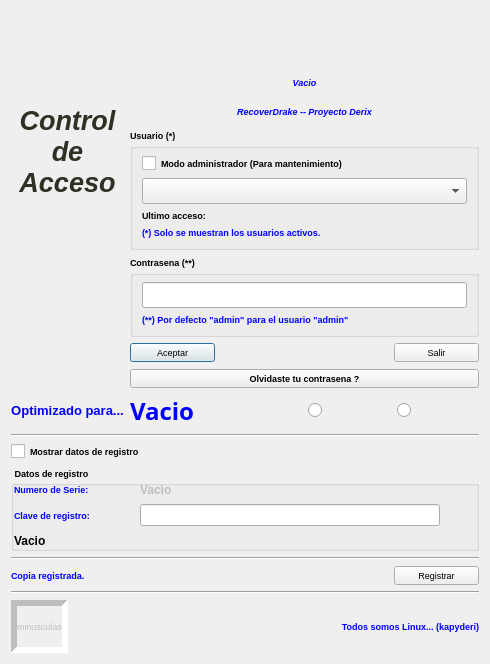
 <widget class="QDialog" name="acceso">
  <property name="windowModality">
   <enum>Qt::NonModal</enum>
  </property>
  <property name="enabled">
   <bool>true</bool>
  </property>
  <property name="geometry">
   <rect>
    <x>0</x>
    <y>0</y>
    <width>490</width>
    <height>664</height>
   </rect>
  </property>
  <property name="sizePolicy">
   <sizepolicy hsizetype="Minimum" vsizetype="Minimum">
    <horstretch>0</horstretch>
    <verstretch>0</verstretch>
   </sizepolicy>
  </property>
  <property name="maximumSize">
   <size>
    <width>490</width>
    <height>664</height>
   </size>
  </property>
  <property name="font">
   <font>
    <pointsize>7</pointsize>
   </font>
  </property>
  <property name="acceptDrops">
   <bool>false</bool>
  </property>
  <property name="windowTitle">
   <string>Datos de acceso</string>
  </property>
  <property name="windowIcon">
   <iconset resource="recoverdrake.qrc">
    <normaloff>:/Imagenes/stop.png</normaloff>:/Imagenes/stop.png</iconset>
  </property>
  <property name="styleSheet">
   <string notr="true"/>
  </property>
  <property name="modal">
   <bool>false</bool>
  </property>
  <layout class="QGridLayout" name="gridLayout_7">
   <item row="2" column="1" colspan="4">
    <widget class="QGroupBox" name="groupBox">
     <property name="font">
      <font>
       <weight>75</weight>
       <bold>true</bold>
      </font>
     </property>
     <property name="title">
      <string>Usuario (*)</string>
     </property>
     <layout class="QGridLayout" name="gridLayout">
      <item row="0" column="0" colspan="2">
       <widget class="QCheckBox" name="checkBox">
        <property name="toolTip">
         <string>Si se marca aparece el usuario de mantenimiento</string>
        </property>
        <property name="statusTip">
         <string>Si se marca aparece el usuario de mantenimiento</string>
        </property>
        <property name="whatsThis">
         <string>Si se marca aparece el usuario de mantenimiento</string>
        </property>
        <property name="styleSheet">
         <string notr="true">font: 7pt &quot;Sans Serif&quot;;
font: bold;</string>
        </property>
        <property name="text">
         <string>Modo administrador (Para mantenimiento)</string>
        </property>
       </widget>
      </item>
      <item row="1" column="0" colspan="2">
       <widget class="QComboBox" name="comboBox">
        <property name="font">
         <font>
          <family>Sans Serif</family>
          <pointsize>10</pointsize>
          <weight>75</weight>
          <italic>false</italic>
          <bold>true</bold>
         </font>
        </property>
        <property name="toolTip">
         <string>Usuarios activos</string>
        </property>
        <property name="statusTip">
         <string>Usuarios activos</string>
        </property>
        <property name="whatsThis">
         <string>Usuarios activos</string>
        </property>
        <property name="styleSheet">
         <string notr="true">font: 10pt &quot;Sans Serif&quot;;
font: Bold;</string>
        </property>
       </widget>
      </item>
      <item row="2" column="0">
       <widget class="QLabel" name="label_13">
        <property name="maximumSize">
         <size>
          <width>85</width>
          <height>16777215</height>
         </size>
        </property>
        <property name="styleSheet">
         <string notr="true">font: 7pt &quot;Sans Serif&quot;;
font: bold;</string>
        </property>
        <property name="text">
         <string>Ultimo acceso:</string>
        </property>
       </widget>
      </item>
      <item row="2" column="1">
       <widget class="QLabel" name="label_14">
        <property name="styleSheet">
         <string notr="true">font: 7pt &quot;Sans Serif&quot;;
font: bold;</string>
        </property>
        <property name="text">
         <string/>
        </property>
        <property name="alignment">
         <set>Qt::AlignRight|Qt::AlignTrailing|Qt::AlignVCenter</set>
        </property>
       </widget>
      </item>
      <item row="3" column="0" colspan="2">
       <widget class="QLabel" name="label">
        <property name="text">
         <string>&lt;!DOCTYPE HTML PUBLIC &quot;-//W3C//DTD HTML 4.0//EN&quot; &quot;http://www.w3.org/TR/REC-html40/strict.dtd&quot;&gt;
&lt;html&gt;&lt;head&gt;&lt;meta name=&quot;qrichtext&quot; content=&quot;1&quot; /&gt;&lt;style type=&quot;text/css&quot;&gt;
p, li { white-space: pre-wrap; }
&lt;/style&gt;&lt;/head&gt;&lt;body style=&quot; font-family:'Sans Serif'; font-size:9pt; font-weight:400; font-style:normal;&quot;&gt;
&lt;p style=&quot; margin-top:0px; margin-bottom:0px; margin-left:0px; margin-right:0px; -qt-block-indent:0; text-indent:0px;&quot;&gt;&lt;span style=&quot; font-size:7pt; font-weight:600; color:#0000ff;&quot;&gt;(*) Solo se muestran los usuarios activos.&lt;/span&gt;&lt;/p&gt;&lt;/body&gt;&lt;/html&gt;</string>
        </property>
       </widget>
      </item>
     </layout>
    </widget>
   </item>
   <item row="3" column="1" colspan="4">
    <widget class="QGroupBox" name="groupBox_2">
     <property name="font">
      <font>
       <weight>75</weight>
       <bold>true</bold>
      </font>
     </property>
     <property name="title">
      <string>Contrasena (**)</string>
     </property>
     <layout class="QGridLayout" name="gridLayout_8">
      <item row="0" column="0">
       <layout class="QGridLayout" name="gridLayout_2">
        <item row="0" column="0">
         <widget class="QLineEdit" name="lineEdit_2">
          <property name="sizePolicy">
           <sizepolicy hsizetype="Preferred" vsizetype="Fixed">
            <horstretch>0</horstretch>
            <verstretch>0</verstretch>
           </sizepolicy>
          </property>
          <property name="font">
           <font>
            <family>Sans Serif</family>
            <pointsize>10</pointsize>
            <weight>75</weight>
            <italic>false</italic>
            <bold>true</bold>
           </font>
          </property>
          <property name="toolTip">
           <string>Clave de acceso del usuario seleccionado</string>
          </property>
          <property name="statusTip">
           <string>Clave de acceso del usuario seleccionado</string>
          </property>
          <property name="whatsThis">
           <string>Clave de acceso del usuario seleccionado</string>
          </property>
          <property name="styleSheet">
           <string notr="true">font: 10pt &quot;Sans Serif&quot;;
font: Bold;</string>
          </property>
          <property name="echoMode">
           <enum>QLineEdit::Password</enum>
          </property>
         </widget>
        </item>
        <item row="1" column="0">
         <widget class="QLabel" name="label_2">
          <property name="text">
           <string>&lt;!DOCTYPE HTML PUBLIC &quot;-//W3C//DTD HTML 4.0//EN&quot; &quot;http://www.w3.org/TR/REC-html40/strict.dtd&quot;&gt;
&lt;html&gt;&lt;head&gt;&lt;meta name=&quot;qrichtext&quot; content=&quot;1&quot; /&gt;&lt;style type=&quot;text/css&quot;&gt;
p, li { white-space: pre-wrap; }
&lt;/style&gt;&lt;/head&gt;&lt;body style=&quot; font-family:'Sans Serif'; font-size:9pt; font-weight:400; font-style:normal;&quot;&gt;
&lt;p style=&quot; margin-top:0px; margin-bottom:0px; margin-left:0px; margin-right:0px; -qt-block-indent:0; text-indent:0px;&quot;&gt;&lt;span style=&quot; font-size:7pt; font-weight:600; color:#0000ff;&quot;&gt;(**) Por defecto &amp;quot;admin&amp;quot; para el usuario &amp;quot;admin&amp;quot;&lt;/span&gt;&lt;/p&gt;&lt;/body&gt;&lt;/html&gt;</string>
          </property>
         </widget>
        </item>
       </layout>
      </item>
     </layout>
    </widget>
   </item>
   <item row="4" column="2" colspan="2">
    <spacer name="horizontalSpacer">
     <property name="orientation">
      <enum>Qt::Horizontal</enum>
     </property>
     <property name="sizeHint" stdset="0">
      <size>
       <width>40</width>
       <height>20</height>
      </size>
     </property>
    </spacer>
   </item>
   <item row="7" column="0" colspan="5">
    <widget class="Line" name="line">
     <property name="orientation">
      <enum>Qt::Horizontal</enum>
     </property>
    </widget>
   </item>
   <item row="4" column="1">
    <widget class="QPushButton" name="pushButton">
     <property name="minimumSize">
      <size>
       <width>85</width>
       <height>0</height>
      </size>
     </property>
     <property name="maximumSize">
      <size>
       <width>85</width>
       <height>16777215</height>
      </size>
     </property>
     <property name="toolTip">
      <string>Continuar con RecoverDrake</string>
     </property>
     <property name="statusTip">
      <string>Continuar con RecoverDrake</string>
     </property>
     <property name="whatsThis">
      <string>Continuar con RecoverDrake</string>
     </property>
     <property name="text">
      <string>Aceptar</string>
     </property>
     <property name="icon">
      <iconset resource="recoverdrake.qrc">
       <normaloff>:/Imagenes/good.png</normaloff>:/Imagenes/good.png</iconset>
     </property>
     <property name="iconSize">
      <size>
       <width>25</width>
       <height>25</height>
      </size>
     </property>
    </widget>
   </item>
   <item row="13" column="0" colspan="5">
    <widget class="Line" name="line_3">
     <property name="orientation">
      <enum>Qt::Horizontal</enum>
     </property>
    </widget>
   </item>
   <item row="0" column="1" colspan="4">
    <widget class="QLabel" name="label_3">
     <property name="text">
      <string>&lt;!DOCTYPE HTML PUBLIC &quot;-//W3C//DTD HTML 4.0//EN&quot; &quot;http://www.w3.org/TR/REC-html40/strict.dtd&quot;&gt;
&lt;html&gt;&lt;head&gt;&lt;meta name=&quot;qrichtext&quot; content=&quot;1&quot; /&gt;&lt;style type=&quot;text/css&quot;&gt;
p, li { white-space: pre-wrap; }
&lt;/style&gt;&lt;/head&gt;&lt;body style=&quot; font-family:'Sans Serif'; font-size:8pt; font-weight:400; font-style:normal;&quot;&gt;
&lt;p align=&quot;center&quot; style=&quot; margin-top:0px; margin-bottom:0px; margin-left:0px; margin-right:0px; -qt-block-indent:0; text-indent:0px;&quot;&gt;&lt;img src=&quot;:/Imagenes/RDrake1.png&quot; width=&quot;310&quot; height=&quot;100&quot; /&gt;&lt;/p&gt;&lt;/body&gt;&lt;/html&gt;</string>
     </property>
    </widget>
   </item>
   <item row="8" column="0" colspan="2">
    <widget class="QCheckBox" name="checkBox_2">
     <property name="toolTip">
      <string>Muestra el el numero de serie y el registro</string>
     </property>
     <property name="statusTip">
      <string>Muestra el el numero de serie y el registro</string>
     </property>
     <property name="whatsThis">
      <string>Muestra el el numero de serie y el registro</string>
     </property>
     <property name="styleSheet">
      <string notr="true">font: 7pt &quot;Sans Serif&quot;;
font: bold;</string>
     </property>
     <property name="text">
      <string>Mostrar datos de registro</string>
     </property>
    </widget>
   </item>
   <item row="11" column="0" colspan="5">
    <widget class="Line" name="line_2">
     <property name="orientation">
      <enum>Qt::Horizontal</enum>
     </property>
    </widget>
   </item>
   <item row="14" column="0">
    <widget class="QLabel" name="label_16">
     <property name="enabled">
      <bool>false</bool>
     </property>
     <property name="sizePolicy">
      <sizepolicy hsizetype="Fixed" vsizetype="Minimum">
       <horstretch>0</horstretch>
       <verstretch>0</verstretch>
      </sizepolicy>
     </property>
     <property name="toolTip">
      <string>Muestra MAYUSCULAS/minusculas</string>
     </property>
     <property name="statusTip">
      <string>Muestra MAYUSCULAS/minusculas</string>
     </property>
     <property name="whatsThis">
      <string>Muestra MAYUSCULAS/minusculas</string>
     </property>
     <property name="frameShape">
      <enum>QFrame::Panel</enum>
     </property>
     <property name="frameShadow">
      <enum>QFrame::Sunken</enum>
     </property>
     <property name="lineWidth">
      <number>6</number>
     </property>
     <property name="text">
      <string>minusculas</string>
     </property>
     <property name="scaledContents">
      <bool>false</bool>
     </property>
     <property name="alignment">
      <set>Qt::AlignCenter</set>
     </property>
     <property name="wordWrap">
      <bool>false</bool>
     </property>
    </widget>
   </item>
   <item row="1" column="1" colspan="4">
    <layout class="QGridLayout" name="gridLayout_3">
     <item row="0" column="0">
      <widget class="QLabel" name="label_6">
       <property name="styleSheet">
        <string notr="true">font: 9pt &quot;Sans Serif&quot;;
color: rgb(0, 0, 255);
font: bold italic;</string>
       </property>
       <property name="text">
        <string>Vacio</string>
       </property>
       <property name="alignment">
        <set>Qt::AlignCenter</set>
       </property>
      </widget>
     </item>
     <item row="1" column="0">
      <widget class="QLabel" name="label_15">
       <property name="styleSheet">
        <string notr="true">font: 9pt &quot;Sans Serif&quot;;
color: rgb(0, 0, 255);
font: bold italic;</string>
       </property>
       <property name="text">
        <string>RecoverDrake -- Proyecto Derix</string>
       </property>
       <property name="alignment">
        <set>Qt::AlignCenter</set>
       </property>
      </widget>
     </item>
    </layout>
   </item>
   <item row="5" column="1" colspan="4">
    <widget class="QPushButton" name="pushButton_3">
     <property name="toolTip">
      <string>Recuperar usuario</string>
     </property>
     <property name="statusTip">
      <string>Recuperar usuario</string>
     </property>
     <property name="whatsThis">
      <string>Recuperar usuario</string>
     </property>
     <property name="styleSheet">
      <string notr="true">font: 9pt &quot;Sans Serif&quot;;
font: bold;</string>
     </property>
     <property name="text">
      <string>Olvidaste tu contrasena ?</string>
     </property>
    </widget>
   </item>
   <item row="12" column="0">
    <layout class="QGridLayout" name="gridLayout_5">
     <item row="0" column="1">
      <widget class="QLabel" name="label_12">
       <property name="styleSheet">
        <string notr="true">font: 12pt &quot;Sans Serif&quot;;
color: rgb(0, 0, 255);
font: bold;</string>
       </property>
       <property name="text">
        <string>Copia registrada.</string>
       </property>
       <property name="alignment">
        <set>Qt::AlignLeading|Qt::AlignLeft|Qt::AlignVCenter</set>
       </property>
      </widget>
     </item>
    </layout>
   </item>
   <item row="14" column="1" colspan="4">
    <widget class="QLabel" name="label_17">
     <property name="styleSheet">
      <string notr="true">font: 12pt &quot;Sans Serif&quot;;
color: rgb(0, 0, 255);
font: bold;</string>
     </property>
     <property name="text">
      <string>Todos somos Linux... (kapyderi)</string>
     </property>
     <property name="alignment">
      <set>Qt::AlignRight|Qt::AlignTrailing|Qt::AlignVCenter</set>
     </property>
    </widget>
   </item>
   <item row="12" column="4">
    <widget class="QPushButton" name="pushButton_4">
     <property name="toolTip">
      <string>Genera clave y registra al ser un programa totalmente gratuito</string>
     </property>
     <property name="statusTip">
      <string>Genera clave y registra al ser un programa totalmente gratuito</string>
     </property>
     <property name="whatsThis">
      <string>Genera clave y registra al ser un programa totalmente gratuito</string>
     </property>
     <property name="text">
      <string>Registrar</string>
     </property>
    </widget>
   </item>
   <item row="4" column="4">
    <widget class="QPushButton" name="pushButton_2">
     <property name="minimumSize">
      <size>
       <width>85</width>
       <height>0</height>
      </size>
     </property>
     <property name="toolTip">
      <string>Salir de RecoverDrake</string>
     </property>
     <property name="statusTip">
      <string>Salir de RecoverDrake</string>
     </property>
     <property name="whatsThis">
      <string>Salir de RecoverDrake</string>
     </property>
     <property name="text">
      <string>Salir</string>
     </property>
     <property name="icon">
      <iconset resource="recoverdrake.qrc">
       <normaloff>:/Imagenes/bad.png</normaloff>:/Imagenes/bad.png</iconset>
     </property>
     <property name="iconSize">
      <size>
       <width>25</width>
       <height>25</height>
      </size>
     </property>
    </widget>
   </item>
   <item row="6" column="1" colspan="2">
    <widget class="QLabel" name="label_4">
     <property name="palette">
      <palette>
       <active>
        <colorrole role="WindowText">
         <brush brushstyle="SolidPattern">
          <color alpha="255">
           <red>0</red>
           <green>0</green>
           <blue>255</blue>
          </color>
         </brush>
        </colorrole>
        <colorrole role="Button">
         <brush brushstyle="SolidPattern">
          <color alpha="255">
           <red>170</red>
           <green>170</green>
           <blue>127</blue>
          </color>
         </brush>
        </colorrole>
        <colorrole role="Text">
         <brush brushstyle="SolidPattern">
          <color alpha="255">
           <red>0</red>
           <green>0</green>
           <blue>255</blue>
          </color>
         </brush>
        </colorrole>
        <colorrole role="ButtonText">
         <brush brushstyle="SolidPattern">
          <color alpha="255">
           <red>0</red>
           <green>0</green>
           <blue>255</blue>
          </color>
         </brush>
        </colorrole>
        <colorrole role="Base">
         <brush brushstyle="SolidPattern">
          <color alpha="255">
           <red>170</red>
           <green>170</green>
           <blue>127</blue>
          </color>
         </brush>
        </colorrole>
        <colorrole role="Window">
         <brush brushstyle="SolidPattern">
          <color alpha="255">
           <red>170</red>
           <green>170</green>
           <blue>127</blue>
          </color>
         </brush>
        </colorrole>
       </active>
       <inactive>
        <colorrole role="WindowText">
         <brush brushstyle="SolidPattern">
          <color alpha="255">
           <red>0</red>
           <green>0</green>
           <blue>255</blue>
          </color>
         </brush>
        </colorrole>
        <colorrole role="Button">
         <brush brushstyle="SolidPattern">
          <color alpha="255">
           <red>170</red>
           <green>170</green>
           <blue>127</blue>
          </color>
         </brush>
        </colorrole>
        <colorrole role="Text">
         <brush brushstyle="SolidPattern">
          <color alpha="255">
           <red>0</red>
           <green>0</green>
           <blue>255</blue>
          </color>
         </brush>
        </colorrole>
        <colorrole role="ButtonText">
         <brush brushstyle="SolidPattern">
          <color alpha="255">
           <red>0</red>
           <green>0</green>
           <blue>255</blue>
          </color>
         </brush>
        </colorrole>
        <colorrole role="Base">
         <brush brushstyle="SolidPattern">
          <color alpha="255">
           <red>170</red>
           <green>170</green>
           <blue>127</blue>
          </color>
         </brush>
        </colorrole>
        <colorrole role="Window">
         <brush brushstyle="SolidPattern">
          <color alpha="255">
           <red>170</red>
           <green>170</green>
           <blue>127</blue>
          </color>
         </brush>
        </colorrole>
       </inactive>
       <disabled>
        <colorrole role="WindowText">
         <brush brushstyle="SolidPattern">
          <color alpha="255">
           <red>0</red>
           <green>0</green>
           <blue>255</blue>
          </color>
         </brush>
        </colorrole>
        <colorrole role="Button">
         <brush brushstyle="SolidPattern">
          <color alpha="255">
           <red>170</red>
           <green>170</green>
           <blue>127</blue>
          </color>
         </brush>
        </colorrole>
        <colorrole role="Text">
         <brush brushstyle="SolidPattern">
          <color alpha="255">
           <red>0</red>
           <green>0</green>
           <blue>255</blue>
          </color>
         </brush>
        </colorrole>
        <colorrole role="ButtonText">
         <brush brushstyle="SolidPattern">
          <color alpha="255">
           <red>0</red>
           <green>0</green>
           <blue>255</blue>
          </color>
         </brush>
        </colorrole>
        <colorrole role="Base">
         <brush brushstyle="SolidPattern">
          <color alpha="255">
           <red>170</red>
           <green>170</green>
           <blue>127</blue>
          </color>
         </brush>
        </colorrole>
        <colorrole role="Window">
         <brush brushstyle="SolidPattern">
          <color alpha="255">
           <red>170</red>
           <green>170</green>
           <blue>127</blue>
          </color>
         </brush>
        </colorrole>
       </disabled>
      </palette>
     </property>
     <property name="font">
      <font>
       <family>Sans Serif</family>
       <pointsize>18</pointsize>
       <weight>75</weight>
       <italic>false</italic>
       <bold>true</bold>
      </font>
     </property>
     <property name="styleSheet">
      <string notr="true">font: 18pt &quot;Sans Serif&quot;;
color: rgb(0, 0, 255);
font: Bold;</string>
     </property>
     <property name="text">
      <string>Vacio</string>
     </property>
     <property name="alignment">
      <set>Qt::AlignLeading|Qt::AlignLeft|Qt::AlignVCenter</set>
     </property>
    </widget>
   </item>
   <item row="6" column="0">
    <widget class="QLabel" name="label_5">
     <property name="palette">
      <palette>
       <active>
        <colorrole role="Button">
         <brush brushstyle="SolidPattern">
          <color alpha="255">
           <red>170</red>
           <green>170</green>
           <blue>127</blue>
          </color>
         </brush>
        </colorrole>
        <colorrole role="Text">
         <brush brushstyle="SolidPattern">
          <color alpha="255">
           <red>0</red>
           <green>0</green>
           <blue>255</blue>
          </color>
         </brush>
        </colorrole>
        <colorrole role="Base">
         <brush brushstyle="SolidPattern">
          <color alpha="255">
           <red>170</red>
           <green>170</green>
           <blue>127</blue>
          </color>
         </brush>
        </colorrole>
        <colorrole role="Window">
         <brush brushstyle="SolidPattern">
          <color alpha="255">
           <red>170</red>
           <green>170</green>
           <blue>127</blue>
          </color>
         </brush>
        </colorrole>
       </active>
       <inactive>
        <colorrole role="Button">
         <brush brushstyle="SolidPattern">
          <color alpha="255">
           <red>170</red>
           <green>170</green>
           <blue>127</blue>
          </color>
         </brush>
        </colorrole>
        <colorrole role="Text">
         <brush brushstyle="SolidPattern">
          <color alpha="255">
           <red>0</red>
           <green>0</green>
           <blue>255</blue>
          </color>
         </brush>
        </colorrole>
        <colorrole role="Base">
         <brush brushstyle="SolidPattern">
          <color alpha="255">
           <red>170</red>
           <green>170</green>
           <blue>127</blue>
          </color>
         </brush>
        </colorrole>
        <colorrole role="Window">
         <brush brushstyle="SolidPattern">
          <color alpha="255">
           <red>170</red>
           <green>170</green>
           <blue>127</blue>
          </color>
         </brush>
        </colorrole>
       </inactive>
       <disabled>
        <colorrole role="Button">
         <brush brushstyle="SolidPattern">
          <color alpha="255">
           <red>170</red>
           <green>170</green>
           <blue>127</blue>
          </color>
         </brush>
        </colorrole>
        <colorrole role="Text">
         <brush brushstyle="SolidPattern">
          <color alpha="255">
           <red>120</red>
           <green>122</green>
           <blue>124</blue>
          </color>
         </brush>
        </colorrole>
        <colorrole role="Base">
         <brush brushstyle="SolidPattern">
          <color alpha="255">
           <red>170</red>
           <green>170</green>
           <blue>127</blue>
          </color>
         </brush>
        </colorrole>
        <colorrole role="Window">
         <brush brushstyle="SolidPattern">
          <color alpha="255">
           <red>170</red>
           <green>170</green>
           <blue>127</blue>
          </color>
         </brush>
        </colorrole>
       </disabled>
      </palette>
     </property>
     <property name="font">
      <font>
       <pointsize>14</pointsize>
       <weight>75</weight>
       <bold>true</bold>
      </font>
     </property>
     <property name="text">
      <string>&lt;html&gt;&lt;head/&gt;&lt;body&gt;&lt;p&gt;&lt;span style=&quot; font-size:10pt; color:#0000ff;&quot;&gt;Optimizado para...&lt;/span&gt;&lt;/p&gt;&lt;/body&gt;&lt;/html&gt;</string>
     </property>
     <property name="alignment">
      <set>Qt::AlignCenter</set>
     </property>
    </widget>
   </item>
   <item row="6" column="3" colspan="2">
    <layout class="QGridLayout" name="gridLayout_6">
     <item row="0" column="0">
      <widget class="QRadioButton" name="radioButton">
       <property name="text">
        <string/>
       </property>
       <property name="icon">
        <iconset resource="recoverdrake.qrc">
         <normaloff>:/Imagenes/SPAIN.png</normaloff>:/Imagenes/SPAIN.png</iconset>
       </property>
       <property name="iconSize">
        <size>
         <width>30</width>
         <height>30</height>
        </size>
       </property>
      </widget>
     </item>
     <item row="0" column="1">
      <widget class="QRadioButton" name="radioButton_2">
       <property name="text">
        <string/>
       </property>
       <property name="icon">
        <iconset resource="recoverdrake.qrc">
         <normaloff>:/Imagenes/ingles.jpeg</normaloff>:/Imagenes/ingles.jpeg</iconset>
       </property>
       <property name="iconSize">
        <size>
         <width>30</width>
         <height>30</height>
        </size>
       </property>
      </widget>
     </item>
    </layout>
   </item>
   <item row="0" column="0" rowspan="6">
    <widget class="QLabel" name="label_7">
     <property name="text">
      <string>&lt;!DOCTYPE HTML PUBLIC &quot;-//W3C//DTD HTML 4.0//EN&quot; &quot;http://www.w3.org/TR/REC-html40/strict.dtd&quot;&gt;
&lt;html&gt;&lt;head&gt;&lt;meta name=&quot;qrichtext&quot; content=&quot;1&quot; /&gt;&lt;style type=&quot;text/css&quot;&gt;
p, li { white-space: pre-wrap; }
&lt;/style&gt;&lt;/head&gt;&lt;body style=&quot; font-family:'Sans Serif'; font-size:8pt; font-weight:400; font-style:normal;&quot;&gt;
&lt;p align=&quot;center&quot; style=&quot; margin-top:0px; margin-bottom:0px; margin-left:0px; margin-right:0px; -qt-block-indent:0; text-indent:0px;&quot;&gt;&lt;img src=&quot;:/Imagenes/stop.png&quot; width=&quot;75&quot; height=&quot;75&quot; /&gt;&lt;/p&gt;
&lt;p align=&quot;center&quot; style=&quot; margin-top:0px; margin-bottom:0px; margin-left:0px; margin-right:0px; -qt-block-indent:0; text-indent:0px;&quot;&gt;&lt;span style=&quot; font-size:20pt; font-weight:600; font-style:italic; color:#2f2f23;&quot;&gt;Control&lt;/span&gt;&lt;/p&gt;
&lt;p align=&quot;center&quot; style=&quot; margin-top:0px; margin-bottom:0px; margin-left:0px; margin-right:0px; -qt-block-indent:0; text-indent:0px;&quot;&gt;&lt;span style=&quot; font-size:20pt; font-weight:600; font-style:italic; color:#2f2f23;&quot;&gt;de&lt;/span&gt;&lt;/p&gt;
&lt;p align=&quot;center&quot; style=&quot; margin-top:0px; margin-bottom:0px; margin-left:0px; margin-right:0px; -qt-block-indent:0; text-indent:0px;&quot;&gt;&lt;span style=&quot; font-size:20pt; font-weight:600; font-style:italic; color:#2f2f23;&quot;&gt;Acceso&lt;/span&gt;&lt;/p&gt;
&lt;p align=&quot;center&quot; style=&quot;-qt-paragraph-type:empty; margin-top:0px; margin-bottom:0px; margin-left:0px; margin-right:0px; -qt-block-indent:0; text-indent:0px; font-size:9pt;&quot;&gt;&lt;br /&gt;&lt;/p&gt;
&lt;p align=&quot;center&quot; style=&quot;-qt-paragraph-type:empty; margin-top:0px; margin-bottom:0px; margin-left:0px; margin-right:0px; -qt-block-indent:0; text-indent:0px; font-size:9pt;&quot;&gt;&lt;br /&gt;&lt;/p&gt;
&lt;p align=&quot;center&quot; style=&quot; margin-top:0px; margin-bottom:0px; margin-left:0px; margin-right:0px; -qt-block-indent:0; text-indent:0px;&quot;&gt;&lt;img src=&quot;:/Imagenes/URI_www_kapyderi_blogspog.png&quot; width=&quot;75&quot; height=&quot;75&quot; /&gt;&lt;/p&gt;
&lt;p align=&quot;center&quot; style=&quot;-qt-paragraph-type:empty; margin-top:0px; margin-bottom:0px; margin-left:0px; margin-right:0px; -qt-block-indent:0; text-indent:0px; font-size:9pt;&quot;&gt;&lt;br /&gt;&lt;/p&gt;
&lt;p align=&quot;center&quot; style=&quot;-qt-paragraph-type:empty; margin-top:0px; margin-bottom:0px; margin-left:0px; margin-right:0px; -qt-block-indent:0; text-indent:0px; font-size:9pt;&quot;&gt;&lt;br /&gt;&lt;/p&gt;
&lt;p align=&quot;center&quot; style=&quot; margin-top:0px; margin-bottom:0px; margin-left:0px; margin-right:0px; -qt-block-indent:0; text-indent:0px;&quot;&gt;&lt;img src=&quot;:/Imagenes/hibrido.png&quot; /&gt;&lt;/p&gt;
&lt;p align=&quot;center&quot; style=&quot;-qt-paragraph-type:empty; margin-top:0px; margin-bottom:0px; margin-left:0px; margin-right:0px; -qt-block-indent:0; text-indent:0px; font-size:9pt;&quot;&gt;&lt;br /&gt;&lt;/p&gt;&lt;/body&gt;&lt;/html&gt;</string>
     </property>
     <property name="alignment">
      <set>Qt::AlignCenter</set>
     </property>
    </widget>
   </item>
   <item row="9" column="0" colspan="5">
    <widget class="QGroupBox" name="groupBox_3">
     <property name="styleSheet">
      <string notr="true">font: 7pt &quot;Sans Serif&quot;;
font: bold;</string>
     </property>
     <property name="title">
      <string>Datos de registro</string>
     </property>
     <layout class="QGridLayout" name="gridLayout_4">
      <property name="leftMargin">
       <number>0</number>
      </property>
      <property name="topMargin">
       <number>0</number>
      </property>
      <property name="rightMargin">
       <number>0</number>
      </property>
      <property name="bottomMargin">
       <number>0</number>
      </property>
      <item row="0" column="0">
       <widget class="QLabel" name="label_8">
        <property name="text">
         <string>&lt;!DOCTYPE HTML PUBLIC &quot;-//W3C//DTD HTML 4.0//EN&quot; &quot;http://www.w3.org/TR/REC-html40/strict.dtd&quot;&gt;
&lt;html&gt;&lt;head&gt;&lt;meta name=&quot;qrichtext&quot; content=&quot;1&quot; /&gt;&lt;style type=&quot;text/css&quot;&gt;
p, li { white-space: pre-wrap; }
&lt;/style&gt;&lt;/head&gt;&lt;body style=&quot; font-family:'Sans Serif'; font-size:9pt; font-weight:400; font-style:normal;&quot;&gt;
&lt;p style=&quot; margin-top:0px; margin-bottom:0px; margin-left:0px; margin-right:0px; -qt-block-indent:0; text-indent:0px;&quot;&gt;&lt;span style=&quot; font-size:7pt; font-weight:600; color:#0000ff;&quot;&gt;Numero de Serie:&lt;/span&gt;&lt;/p&gt;&lt;/body&gt;&lt;/html&gt;</string>
        </property>
       </widget>
      </item>
      <item row="1" column="0">
       <widget class="QLabel" name="label_10">
        <property name="text">
         <string>&lt;!DOCTYPE HTML PUBLIC &quot;-//W3C//DTD HTML 4.0//EN&quot; &quot;http://www.w3.org/TR/REC-html40/strict.dtd&quot;&gt;
&lt;html&gt;&lt;head&gt;&lt;meta name=&quot;qrichtext&quot; content=&quot;1&quot; /&gt;&lt;style type=&quot;text/css&quot;&gt;
p, li { white-space: pre-wrap; }
&lt;/style&gt;&lt;/head&gt;&lt;body style=&quot; font-family:'Sans Serif'; font-size:9pt; font-weight:400; font-style:normal;&quot;&gt;
&lt;p style=&quot; margin-top:0px; margin-bottom:0px; margin-left:0px; margin-right:0px; -qt-block-indent:0; text-indent:0px;&quot;&gt;&lt;span style=&quot; font-size:7pt; font-weight:600; color:#0000ff;&quot;&gt;Clave de registro:&lt;/span&gt;&lt;/p&gt;&lt;/body&gt;&lt;/html&gt;</string>
        </property>
       </widget>
      </item>
      <item row="1" column="1">
       <widget class="QLineEdit" name="lineEdit">
        <property name="maximumSize">
         <size>
          <width>300</width>
          <height>16777215</height>
         </size>
        </property>
        <property name="styleSheet">
         <string notr="true">font: 7pt &quot;Sans Serif&quot;;
font: bold;</string>
        </property>
       </widget>
      </item>
      <item row="1" column="2">
       <widget class="QLabel" name="label_11">
        <property name="minimumSize">
         <size>
          <width>30</width>
          <height>25</height>
         </size>
        </property>
        <property name="maximumSize">
         <size>
          <width>30</width>
          <height>25</height>
         </size>
        </property>
        <property name="text">
         <string/>
        </property>
        <property name="pixmap">
         <pixmap resource="recoverdrake.qrc">:/Imagenes/good.png</pixmap>
        </property>
        <property name="scaledContents">
         <bool>true</bool>
        </property>
       </widget>
      </item>
      <item row="0" column="1" colspan="2">
       <widget class="QLabel" name="label_9">
        <property name="enabled">
         <bool>false</bool>
        </property>
        <property name="maximumSize">
         <size>
          <width>16777215</width>
          <height>30</height>
         </size>
        </property>
        <property name="styleSheet">
         <string notr="true">font: 7pt &quot;Sans Serif&quot;;
font: bold;</string>
        </property>
        <property name="text">
         <string>Vacio</string>
        </property>
       </widget>
      </item>
      <item row="2" column="0" colspan="3">
       <widget class="QLabel" name="label_18">
        <property name="text">
         <string>Vacio</string>
        </property>
       </widget>
      </item>
     </layout>
    </widget>
   </item>
   <item row="8" column="2" colspan="3">
    <widget class="QLabel" name="label_19">
     <property name="font">
      <font>
       <pointsize>10</pointsize>
       <weight>75</weight>
       <bold>true</bold>
      </font>
     </property>
     <property name="text">
      <string/>
     </property>
     <property name="alignment">
      <set>Qt::AlignRight|Qt::AlignTrailing|Qt::AlignVCenter</set>
     </property>
    </widget>
   </item>
  </layout>
 </widget>
